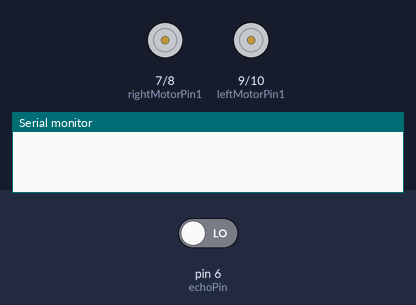
A sketch run on a simulated Arduino Uno, built with avr-gcc and run on an emulated ATmega328P. Parts: motor-driver pin pairs drawn as motors (green arrow = first pin HIGH = forward, orange = second pin HIGH = backward, longer = more drive), the last lines printed to the serial monitor. Inputs (shaded band) come from the test bench; at power-on: pin 6 (echoPin) LOW.

Above: at 0.7 s.
At 2.0 s:
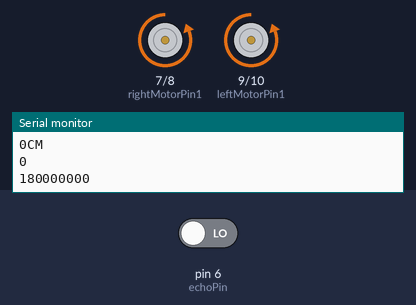
At 3.3 s:
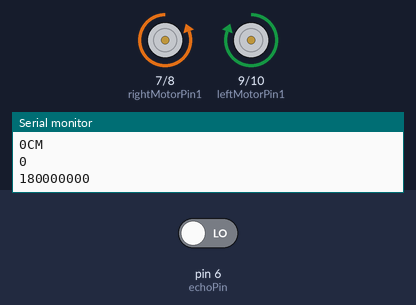
Timing chart, 0 to 7.2 s (numbered marks = the images above):
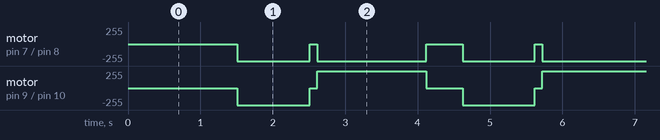

Measured:
- by itself, motor on pin 9 (leftMotorPin1) / pin 10 (leftMotorPin2): repeats every 3.1 s: stopped 0.10 s, forward 255/255 1.5 s, stopped 0.50 s, backward 255/255 1.0 s
- by itself, motor on pin 7 (rightMotorPin1) / pin 8 (rightMotorPin2): repeats every 3.1 s: stopped 0.10 s, backward 255/255 1.5 s, stopped 0.50 s, backward 255/255 1.0 s

The sketch:

obstractle_avoider.ino
```cpp
#define MOTOR_SPEED 180
int trigPin = 5;
int echoPin = 6;
int rightMotorPin1 = 7;
int rightMotorPin2 = 8;

int leftMotorPin1 = 9;
int leftMotorPin2 = 10;

int c = 0;

void setup() {
  //Serial.begin(9600);
  //pinMode(enableRightMotor, OUTPUT);
  pinMode(rightMotorPin1, OUTPUT);
  pinMode(rightMotorPin2, OUTPUT);
  Serial.begin(9600);
  //pinMode(enableLeftMotor, OUTPUT);
  pinMode(leftMotorPin1, OUTPUT);
  pinMode(leftMotorPin2, OUTPUT);
  pinMode(trigPin, OUTPUT);
  pinMode(echoPin, INPUT);
  // put your setup code here, to run once:


}

void loop() {
  long duration, distance;

  digitalWrite(trigPin, LOW);
  delayMicroseconds(2);
  digitalWrite(trigPin, HIGH);
  delayMicroseconds(10);
  duration = pulseIn(echoPin, HIGH);
  distance = (duration) / 58.2;
  Serial.print(distance);
  Serial.println("CM");
  delay(10);
  Serial.println(distance);


  if ((distance > 20))
  {
    Serial.println("20000000");
    digitalWrite(8, LOW);                              //       If you dont get proper movements of your robot,
    digitalWrite(7, HIGH);                              //        then alter the pin numbers
    digitalWrite(9, HIGH);                              //
    digitalWrite(10, LOW);                             //
  }

  else if (distance < 18)
  {
    Serial.println("180000000");
    digitalWrite(8, LOW);                              //       If you dont get proper movements of your robot,
    digitalWrite(7, LOW);                              //        then alter the pin numbers
    digitalWrite(9, LOW);                              //
    digitalWrite(10, LOW);
    delay(500);
    digitalWrite(8, HIGH);                              //       If you dont get proper movements of your robot,
    digitalWrite(7, LOW);                              //        then alter the pin numbers
    digitalWrite(9, LOW);                              //
    digitalWrite(10, HIGH);
    delay(1000);
    digitalWrite(8, LOW);                              //       If you dont get proper movements of your robot,
    digitalWrite(7, LOW);                              //        then alter the pin numbers
    digitalWrite(9, LOW);                              //
    digitalWrite(10, LOW);
    delay(100);
    digitalWrite(8, HIGH);
    digitalWrite(7, LOW);
    digitalWrite(9, HIGH);                                 //HIGH
    digitalWrite(10, LOW);
    delay(500);

  }

}
```
